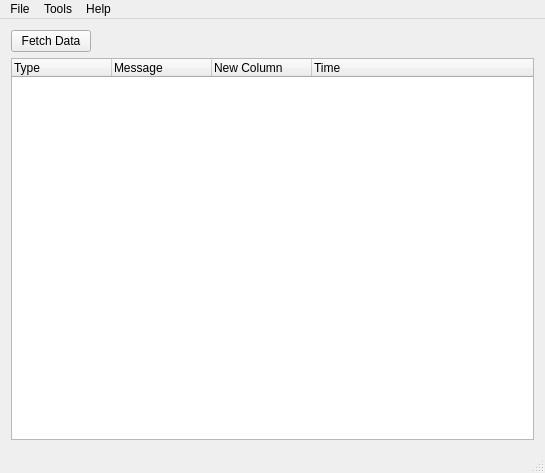
<?xml version="1.0" encoding="UTF-8"?>
<ui version="4.0">
 <class>LinkerMainWindow</class>
 <widget class="QMainWindow" name="LinkerMainWindow">
  <property name="geometry">
   <rect>
    <x>0</x>
    <y>0</y>
    <width>545</width>
    <height>473</height>
   </rect>
  </property>
  <property name="windowTitle">
   <string>Real Time Attendance Monitor</string>
  </property>
  <widget class="QWidget" name="centralWidget">
   <layout class="QVBoxLayout" name="verticalLayout">
    <item>
     <layout class="QHBoxLayout" name="horizontalLayout">
      <item>
       <widget class="QPushButton" name="cmdFetchData">
        <property name="text">
         <string>Fetch Data</string>
        </property>
       </widget>
      </item>
      <item>
       <spacer name="horizontalSpacer">
        <property name="orientation">
         <enum>Qt::Horizontal</enum>
        </property>
        <property name="sizeHint" stdset="0">
         <size>
          <width>40</width>
          <height>20</height>
         </size>
        </property>
       </spacer>
      </item>
     </layout>
    </item>
    <item>
     <widget class="QTreeWidget" name="trvLog">
      <property name="indentation">
       <number>0</number>
      </property>
      <column>
       <property name="text">
        <string>Type</string>
       </property>
      </column>
      <column>
       <property name="text">
        <string>Message</string>
       </property>
      </column>
      <column>
       <property name="text">
        <string>New Column</string>
       </property>
      </column>
      <column>
       <property name="text">
        <string>Time</string>
       </property>
      </column>
     </widget>
    </item>
   </layout>
  </widget>
  <widget class="QMenuBar" name="menuBar">
   <property name="geometry">
    <rect>
     <x>0</x>
     <y>0</y>
     <width>545</width>
     <height>21</height>
    </rect>
   </property>
   <widget class="QMenu" name="menuFile">
    <property name="title">
     <string>File</string>
    </property>
    <addaction name="actionE_xit"/>
   </widget>
   <widget class="QMenu" name="menuTools">
    <property name="title">
     <string>Tools</string>
    </property>
    <addaction name="actionSettings"/>
   </widget>
   <widget class="QMenu" name="menuHelp">
    <property name="title">
     <string>Help</string>
    </property>
    <addaction name="actionAbout_Smart_Commat_Linker"/>
   </widget>
   <addaction name="menuFile"/>
   <addaction name="menuTools"/>
   <addaction name="menuHelp"/>
  </widget>
  <widget class="QStatusBar" name="statusBar"/>
  <action name="actionE_xit">
   <property name="text">
    <string>E&amp;xit</string>
   </property>
  </action>
  <action name="actionSettings">
   <property name="icon">
    <iconset resource="../src/payroll_resources.qrc">
     <normaloff>:/payroll/otherimages/Gear.png</normaloff>:/payroll/otherimages/Gear.png</iconset>
   </property>
   <property name="text">
    <string>Settings</string>
   </property>
  </action>
  <action name="actionAbout_Smart_Commat_Linker">
   <property name="text">
    <string>About Smart Commat Linker</string>
   </property>
  </action>
 </widget>
 <layoutdefault spacing="6" margin="11"/>
 <resources>
  <include location="../src/payroll_resources.qrc"/>
 </resources>
 <connections/>
</ui>
